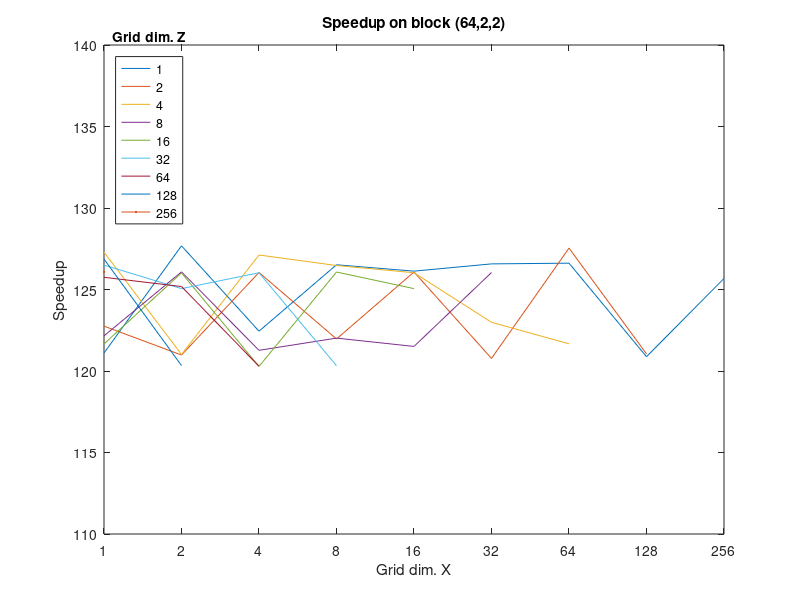

Reproduce this figure in MATLAB.
y=   [121.1024978 127.6797245 122.4419604 126.5174344 126.1261261 126.5719208 126.6149871 120.8781748 125.6774194];
y2 = [122.7526882 120.9802236 126.0439087 121.964822 126.0720412 120.7741935 127.5387263 121.0503659];
y3 =[127.2922944 121.0163652 127.116459 126.4718522 126.0291595 122.9875161 121.6680997];
y4 =[122.1554315 126.0832261 121.2692967 122.0171674 121.5081405 126.040326];
y5 =[121.6609589 126.0180026 120.2824134 126.0720412 125.0534416];
y6 =[126.4982877 125.0535332 126.0273973 120.3252033];
y7 =[125.748503 125.1820128 120.2910959];
y8 =[126.8669528 120.3339041];
y9 =[126.0813704
];
x = [0 1 2 3 4 5 6 7 8];
plot(x,y,x(1:8),y2,x(1:7),y3,x(1:6),y4,x(1:5),y5,x(1:4),y6,x(1:3),y7,x(1:2),y8,x(1:1),y9);
xlabel("Grid dim. X");
ylabel("Speedup");
ylim([110,140]);
set(gca,'XTick',x)
xticklabels({'1','2','4','8','16','32','64','128','256'});
title ("Speedup on block (64,2,2)");
text(6, 1 ,140,{"Max speedup: 127.6797245","grid (2,128,1)"});
lgd = legend({'1','2','4','8','16','32','64','128','256'},"Location","Northwest");
title(lgd,'Grid dim. Z');


